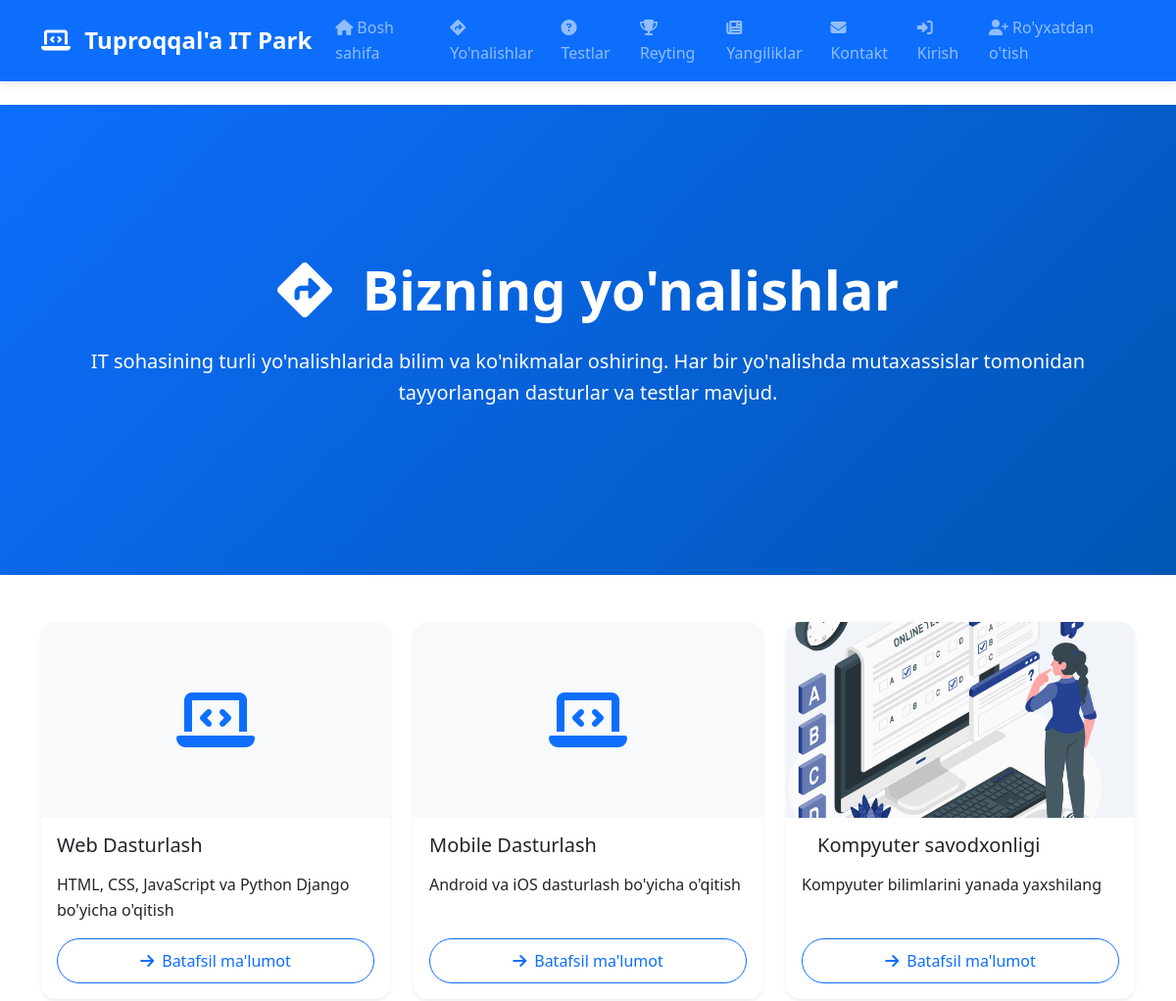
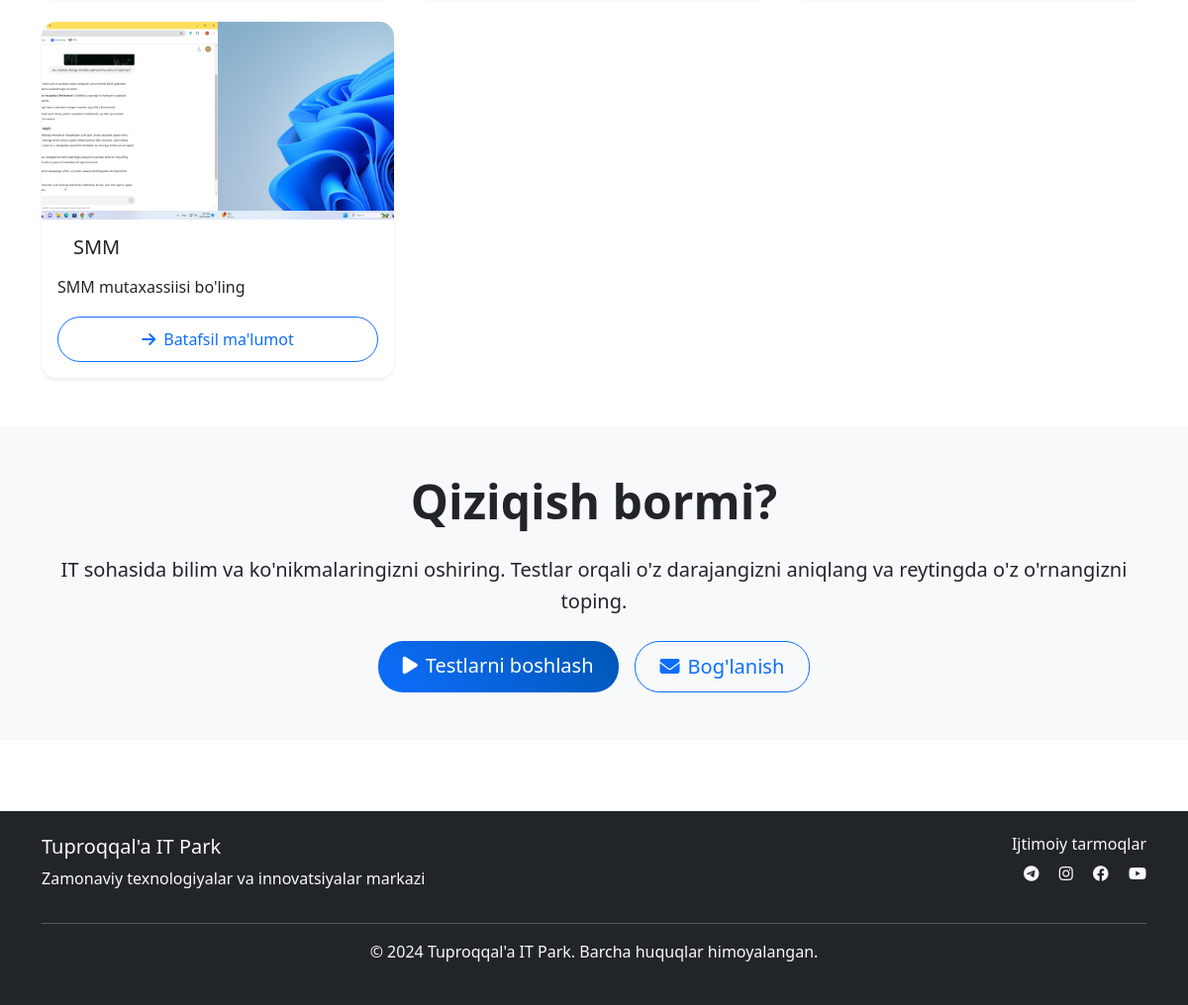
The app's page /directions/ with its own data (2 pictures, top to bottom).
### main/models.py (models this page shows, shortened)
class Direction(models.Model):
    name = models.CharField(max_length=100)
    description = models.TextField()
    image = models.ImageField(upload_to='directions/', blank=True, null=True)
    icon = models.CharField(max_length=50, blank=True)
    order = models.IntegerField(default=0)
    is_active = models.BooleanField(default=True)
    class Meta:
        ordering = ['order']

### main/views.py (the view)
# urls.py: path('directions/', views.directions_list, name='directions_list'),
def directions_list(request):
    directions = Direction.objects.filter(is_active=True)
    return render(request, 'main/directions_list.html', {'directions': directions})

### templates/main/directions_list.html (shortened to what this page needs)
{% extends 'base.html' %}
{% block content %}
<section class="hero-section bg-primary text-white py-5">
    <div class="container">
        <div class="text-center">
            <h1 class="display-4 fw-bold mb-4">
                <i class="fas fa-directions me-3"></i>
                Bizning yo'nalishlar
            </h1>
            <p class="lead">
                IT sohasining turli yo'nalishlarida bilim va ko'nikmalar oshiring.
                Har bir yo'nalishda mutaxassislar tomonidan tayyorlangan dasturlar va testlar mavjud.
            </p>
        </div>
    </div>
</section>
<section class="py-5">
    <div class="container">
        {% if directions %}
            <div class="row g-4">
                {% for direction in directions %}
                <div class="col-md-6 col-lg-4">
                    <div class="card h-100 shadow-sm">
                        {% if direction.image %}
                            <img src="{{ direction.image.url }}" class="card-img-top" alt="{{ direction.name }}">
                        {% else %}
                            <div class="card-img-top bg-light d-flex align-items-center justify-content-center" style="height: 200px;">
                                {% if direction.icon %}
                                    <i class="{{ direction.icon }} fa-4x text-primary"></i>
                                {% else %}
                                    <i class="fas fa-laptop-code fa-4x text-primary"></i>
                                {% endif %}
                            </div>
                        {% endif %}
                        <div class="card-body d-flex flex-column">
                            <div class="d-flex align-items-center mb-3">
                                <h5 class="card-title mb-0">{{ direction.name }}</h5>
                            </div>
                            <p class="card-text flex-grow-1">{{ direction.description }}</p>
                            <div class="mt-auto">
                                <a href="{% url 'main:direction_detail' direction.id %}" class="btn btn-outline-primary w-100">
                                    <i class="fas fa-arrow-right me-2"></i>Batafsil ma'lumot
                                </a>
                            </div>
                        </div>
                    </div>
                </div>
                {% endfor %}
            </div>
        {% endif %}
    </div>
</section>
<section class="py-5 bg-light">
    <div class="container text-center">
        <h2 class="display-5 fw-bold mb-4">Qiziqish bormi?</h2>
        <p class="lead mb-4">
            IT sohasida bilim va ko'nikmalaringizni oshiring.
            Testlar orqali o'z darajangizni aniqlang va reytingda o'z o'rnangizni toping.
        </p>
        <div class="d-flex justify-content-center gap-3">
            <a href="{% url 'tests:test_list' %}" class="btn btn-primary btn-lg">
                <i class="fas fa-play me-2"></i>Testlarni boshlash
            </a>
            <a href="{% url 'main:contact' %}" class="btn btn-outline-primary btn-lg">
                <i class="fas fa-envelope me-2"></i>Bog'lanish
            </a>
        </div>
    </div>
</section>
{% endblock %}

### templates/base.html (shortened to what this page needs)
<!DOCTYPE html>
<html lang="uz">
<head>
    <link href="https://cdn.jsdelivr.net/npm/bootstrap@5.3.0/dist/css/bootstrap.min.css" rel="stylesheet">
    <link rel="stylesheet" href="https://cdnjs.cloudflare.com/ajax/libs/font-awesome/6.4.0/css/all.min.css">
    {% load static %}
    <link rel="stylesheet" href="{% static 'css/style.css' %}">
</head>
<body>
    <nav class="navbar navbar-expand-lg navbar-dark bg-primary">
        <div class="container">
            <a class="navbar-brand" href="{% url 'main:home' %}">
                <i class="fas fa-laptop-code me-2"></i>
                Tuproqqal'a IT Park
            </a>
            <div class="collapse navbar-collapse" id="navbarNav">
                <ul class="navbar-nav me-auto">
                    <li class="nav-item">
                        <a class="nav-link" href="{% url 'main:home' %}">
                            <i class="fas fa-home me-1"></i>Bosh sahifa
                        </a>
                    </li>
                    <li class="nav-item">
                        <a class="nav-link" href="{% url 'main:directions_list' %}">
                            <i class="fas fa-directions me-1"></i>Yo'nalishlar
                        </a>
                    </li>
                    <li class="nav-item">
                        <a class="nav-link" href="{% url 'tests:test_list' %}">
                            <i class="fas fa-question-circle me-1"></i>Testlar
                        </a>
                    </li>
                    <li class="nav-item">
                        <a class="nav-link" href="{% url 'tests:leaderboard' %}">
                            <i class="fas fa-trophy me-1"></i>Reyting
                        </a>
                    </li>
                    <li class="nav-item">
                        <a class="nav-link" href="{% url 'main:news_list' %}">
                            <i class="fas fa-newspaper me-1"></i>Yangiliklar
                        </a>
                    </li>
                    <li class="nav-item">
                        <a class="nav-link" href="{% url 'main:contact' %}">
                            <i class="fas fa-envelope me-1"></i>Kontakt
                        </a>
                    </li>
                </ul>
                <ul class="navbar-nav">
                    {% if user.is_authenticated %}
                        <li class="nav-item dropdown">
                            <a class="nav-link dropdown-toggle" href="#" id="navbarDropdown" role="button" data-bs-toggle="dropdown">
                                <i class="fas fa-user me-1"></i>{{ user.username }}
                            </a>
                            <ul class="dropdown-menu">
                                <li><a class="dropdown-item" href="{% url 'main:profile' %}">
                                    <i class="fas fa-user-circle me-1"></i>Profil
                                </a></li>
                                <li><a class="dropdown-item" href="{% url 'users:profile_edit' %}">
                                    <i class="fas fa-edit me-1"></i>Tahrirlash
                                </a></li>
                                <li><hr class="dropdown-divider"></li>
                                <li><a class="dropdown-item" href="{% url 'logout' %}">
                                    <i class="fas fa-sign-out-alt me-1"></i>Chiqish
                                </a></li>
                            </ul>
                        </li>
                    {% else %}
                        <li class="nav-item">
                            <a class="nav-link" href="{% url 'login' %}">
                                <i class="fas fa-sign-in-alt me-1"></i>Kirish
                            </a>
                        </li>
                        <li class="nav-item">
                            <a class="nav-link" href="{% url 'users:register' %}">
                                <i class="fas fa-user-plus me-1"></i>Ro'yxatdan o'tish
                            </a>
                        </li>
                    {% endif %}
                </ul>
            </div>
        </div>
    </nav>
    <main class="py-4">
        {% block content %}{% endblock %}
    </main>
    <footer class="bg-dark text-light py-4 mt-5">
        <div class="container">
            <div class="row">
                <div class="col-md-6">
                    <h5>Tuproqqal'a IT Park</h5>
                    <p>Zamonaviy texnologiyalar va innovatsiyalar markazi</p>
                </div>
                <div class="col-md-6 text-md-end">
                    <h6>Ijtimoiy tarmoqlar</h6>
                    <div class="social-links">
                        <a href="#" class="text-light me-3"><i class="fab fa-telegram"></i></a>
                        <a href="#" class="text-light me-3"><i class="fab fa-instagram"></i></a>
                        <a href="#" class="text-light me-3"><i class="fab fa-facebook"></i></a>
                        <a href="#" class="text-light"><i class="fab fa-youtube"></i></a>
                    </div>
                </div>
            </div>
            <hr>
            <div class="text-center">
                <p>&copy; 2024 Tuproqqal'a IT Park. Barcha huquqlar himoyalangan.</p>
            </div>
        </div>
    </footer>
</body>
</html>

### static/css/style.css (style rules this page uses)
:root { --primary-color: #0d6efd; --secondary-color: #6c757d; --success-color: #198754; --warning-color: #ffc107; --danger-color: #dc3545; --light-color: #f8f9fa; --dark-color: #212529; }
body { font-family: 'Segoe UI', Tahoma, Geneva, Verdana, sans-serif; line-height: 1.6; }
.hero-section { background: linear-gradient(135deg, var(--primary-color) 0%, #0056b3 100%); min-height: 60vh; display: flex; align-items: center; }
.card { transition: transform 0.3s ease, box-shadow 0.3s ease; border: none; border-radius: 15px; }
.card-img-top { border-top-left-radius: 15px; border-top-right-radius: 15px; height: 200px; object-fit: cover; }
.btn { border-radius: 25px; padding: 10px 25px; font-weight: 500; transition: all 0.3s ease; }
.btn-primary { background: linear-gradient(45deg, var(--primary-color), #0056b3); border: none; }
.btn-outline-primary { border-color: var(--primary-color); color: var(--primary-color); }
.navbar { box-shadow: 0 2px 10px rgba(0,0,0,0.1); }
.navbar-brand { font-weight: 700; font-size: 1.5rem; }
.nav-link { font-weight: 500; transition: color 0.3s ease; }
.fade-in { animation: fadeIn 0.5s ease-in; }

### records on screen
Direction: name "Web Dasturlash", description "HTML, CSS, JavaScript va Python Django bo'yicha o'qitish"
Direction: name "Mobile Dasturlash", description "Android va iOS dasturlash bo'yicha o'qitish"
Direction: image (picture), name "Kompyuter savodxonligi", description "Kompyuter bilimlarini yanada yaxshilang"
Direction: image (picture), name "SMM", description "SMM mutaxassiisi bo'ling"
